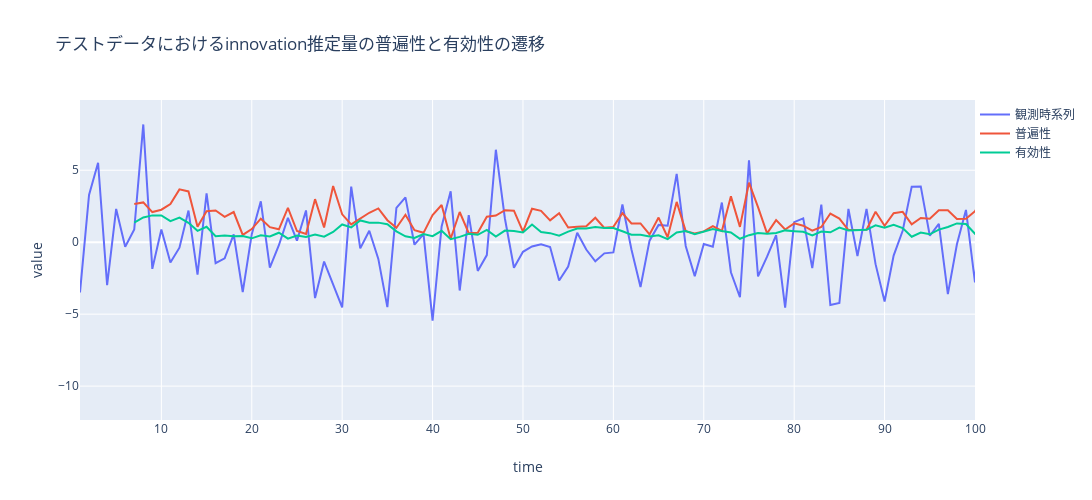

The cell this chart's notebook holds for it:
### Code cell
fig = plotly.graph_objs.Figure(
    data=[plotly.graph_objs.Scatter(x=list(range(len(testData))), y=testData, name="観測時系列", yaxis='y'),
        plotly.graph_objs.Scatter(x=list(range(hat_p,len(testData))), y=普遍性, name="普遍性", yaxis='y'),
          plotly.graph_objs.Scatter(x=list(range(hat_p,len(testData))), y=有効性, name="有効性", yaxis='y'),
                ], 
    layout=plotly.graph_objs.Layout(title="テストデータにおけるinnovation推定量の普遍性と有効性の遷移",
                legend={"x":1, "y":1},
                xaxis={"title":"time","range":[1,100]},
                yaxis={"title":"value"},
                width = 1500,       # 全体のサイズ
                height = 500,
                )
)
plotly.offline.iplot(fig)
print(普遍性.mean())
print(有効性.mean())

### Figure 1 — Plotly figure (JSON) as saved in the notebook; plotly's stock layout.template omitted (floating-point values rounded to 4 significant figures; data arrays with more than 128 entries replaced by an {"elided": "..."} marker saying what was removed)
{"data": [{"name": "観測時系列", "type": "scatter", "x": {"elided": "1000 int values"}, "y": {"elided": "1000 float values"}, "yaxis": "y"}, {"name": "普遍性", "type": "scatter", "x": {"elided": "993 int values"}, "y": {"elided": "992 float values"}, "yaxis": "y"}, {"name": "有効性", "type": "scatter", "x": {"elided": "993 int values"}, "y": {"elided": "992 float values"}, "yaxis": "y"}], "layout": {"height": 500, "legend": {"x": 1, "y": 1}, "title": {"text": "テストデータにおけるinnovation推定量の普遍性と有効性の遷移"}, "width": 1500, "xaxis": {"range": [1, 100], "title": {"text": "time"}}, "yaxis": {"title": {"text": "value"}}}}
